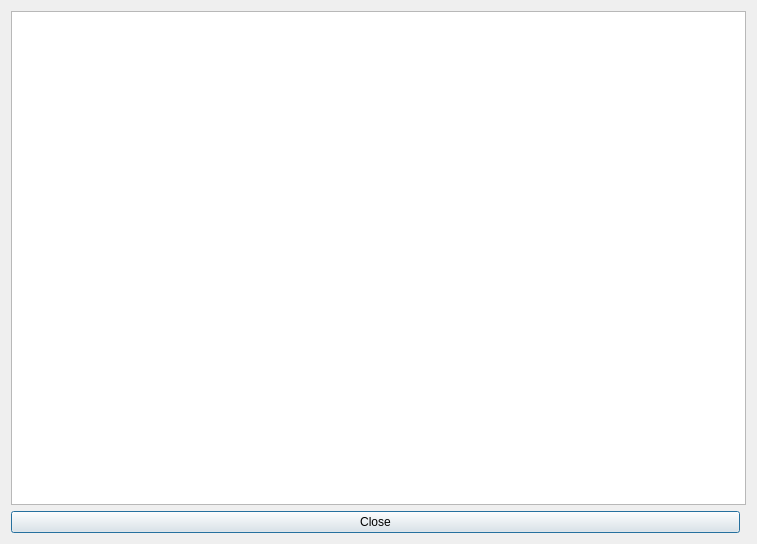
<?xml version="1.0" encoding="UTF-8"?>
<ui version="4.0">
 <class>License</class>
 <widget class="QDialog" name="License">
  <property name="geometry">
   <rect>
    <x>0</x>
    <y>0</y>
    <width>757</width>
    <height>544</height>
   </rect>
  </property>
  <property name="windowTitle">
   <string>License Agreement — Koi</string>
  </property>
  <layout class="QGridLayout" name="gridLayout">
   <item row="0" column="0" colspan="2">
    <widget class="QPlainTextEdit" name="licenseField">
     <property name="textInteractionFlags">
      <set>Qt::TextInteractionFlag::NoTextInteraction</set>
     </property>
    </widget>
   </item>
   <item row="1" column="0">
    <widget class="QPushButton" name="closeBtn">
     <property name="sizePolicy">
      <sizepolicy hsizetype="Expanding" vsizetype="Minimum">
       <horstretch>0</horstretch>
       <verstretch>0</verstretch>
      </sizepolicy>
     </property>
     <property name="text">
      <string>Close</string>
     </property>
     <property name="icon">
      <iconset theme="QIcon::ThemeIcon::WindowClose"/>
     </property>
     <property name="checkable">
      <bool>false</bool>
     </property>
     <property name="autoDefault">
      <bool>true</bool>
     </property>
    </widget>
   </item>
  </layout>
 </widget>
 <resources/>
 <connections/>
</ui>
